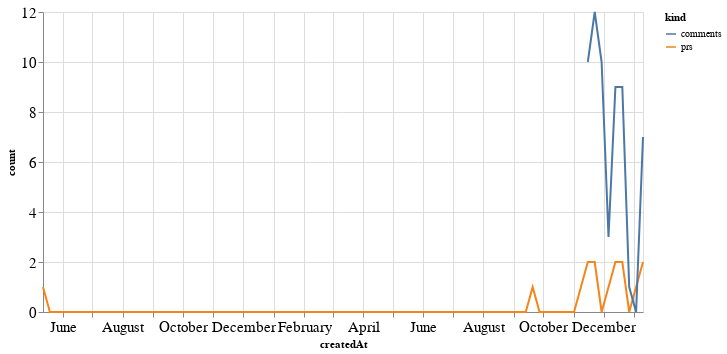

The code cell stored with this chart in its notebook:
### Code cell
alt.Chart(total_time, width=600).mark_line().encode(
    x='createdAt',
    y='count',
    color='kind'
)

### Figure 1 — Vega-Lite specification as saved in the notebook (floating-point values rounded to 4 significant figures; data arrays with more than 128 entries replaced by an {"elided": "..."} marker saying what was removed)
{"config": {"axisLeft": {"labelFontSize": 15}, "axisBottom": {"labelFontSize": 15}}, "data": {"name": "data-c843793ea482ad514ceb913646ba4e17"}, "mark": "line", "encoding": {"color": {"type": "nominal", "field": "kind"}, "x": {"type": "temporal", "field": "createdAt"}, "y": {"type": "quantitative", "field": "count"}}, "width": 600, "$schema": "https://vega.github.io/schema/vega-lite/v4.8.1.json", "datasets": {"data-c843793ea482ad514ceb913646ba4e17": {"elided": "176 records"}}}
